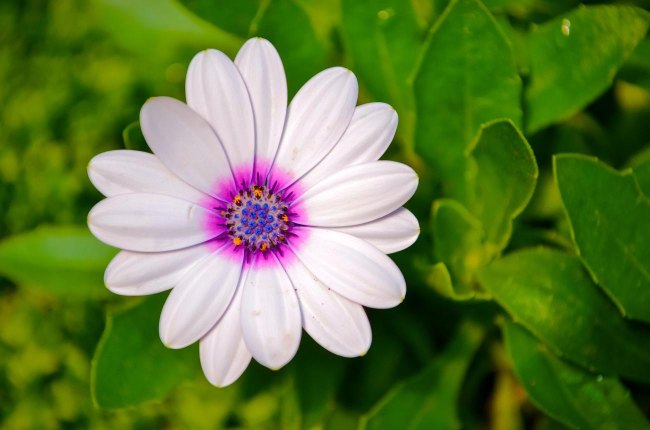
#> input picture flower.jpeg, 1299 x 860 px, given in place of the camera (shown at 1/2 size)
$ python exp37.py
#> lines starting #> are read from the running program, lines starting #| are printed output that depends on the picture; after the words box and inside, x2 and y2 are one past the last pixel; in counts of white or black regions, pixels touching at a corner belong together
# Experiment 37: Foreground Extraction using HSV Colour Levels
# Demo isolates a red object. Adjust HSV limits for the colour you want.
import cv2
import numpy as np

cap = cv2.VideoCapture(0)
if not cap.isOpened():
    raise SystemExit("Could not open webcam.")

while True:
    ret, frame = cap.read()
#> frame is the input picture: shape (860, 1299, 3); mean B, G, R 60.4, 123.8, 99.4
    if not ret:
        break

    frame = cv2.resize(frame, (600, 400))
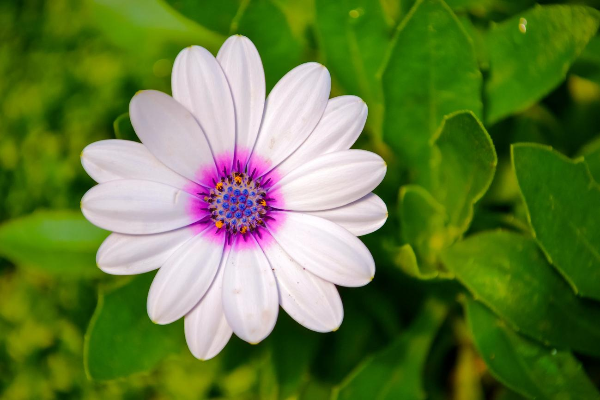
#> frame: shape (400, 600, 3); mean B, G, R 60.3, 123.7, 99.3
    hsv = cv2.cvtColor(frame, cv2.COLOR_BGR2HSV)
#> hsv: shape (400, 600, 3); mean H, S, V 71.9, 189.1, 130.3

    lower_red1 = np.array([0, 100, 80])
    upper_red1 = np.array([10, 255, 255])
    lower_red2 = np.array([170, 100, 80])
    upper_red2 = np.array([180, 255, 255])

    mask1 = cv2.inRange(hsv, lower_red1, upper_red1)
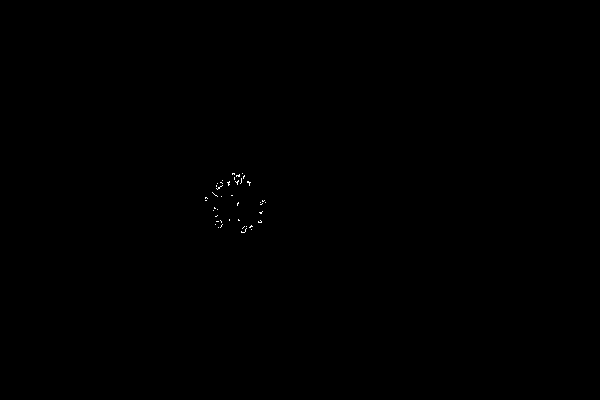
#> mask1: shape (400, 600); 0.07% white in thin lines or dots, all inside (x1, y1, x2, y2) = (205, 173, 266, 233)
    mask2 = cv2.inRange(hsv, lower_red2, upper_red2)
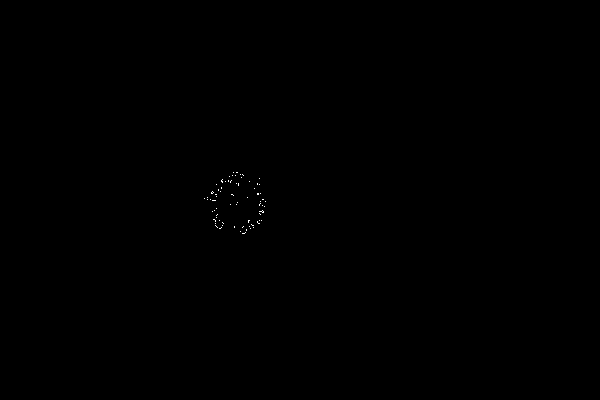
#> mask2: shape (400, 600); 0.05% white in thin lines or dots, all inside (x1, y1, x2, y2) = (204, 172, 266, 234)
    mask = cv2.bitwise_or(mask1, mask2)
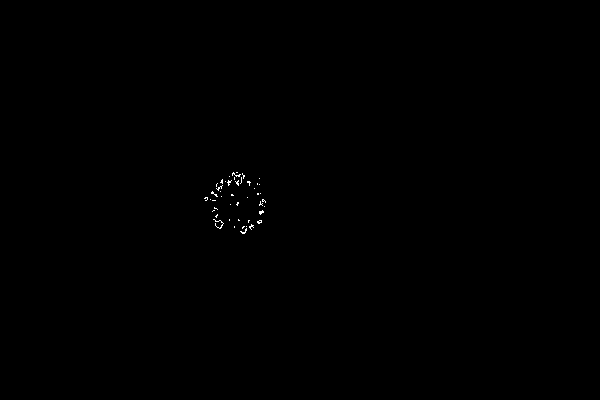
#> mask: shape (400, 600); 0.12% white in thin lines or dots, all inside (x1, y1, x2, y2) = (204, 172, 266, 234)
    foreground = cv2.bitwise_and(frame, frame, mask=mask)

    cv2.imshow("Original Video", frame)
    cv2.imshow("Foreground", foreground)
    if cv2.waitKey(1) & 0xFF == ord("q"):
#> (key q is pressed here)
        break

cap.release()
cv2.destroyAllWindows()
